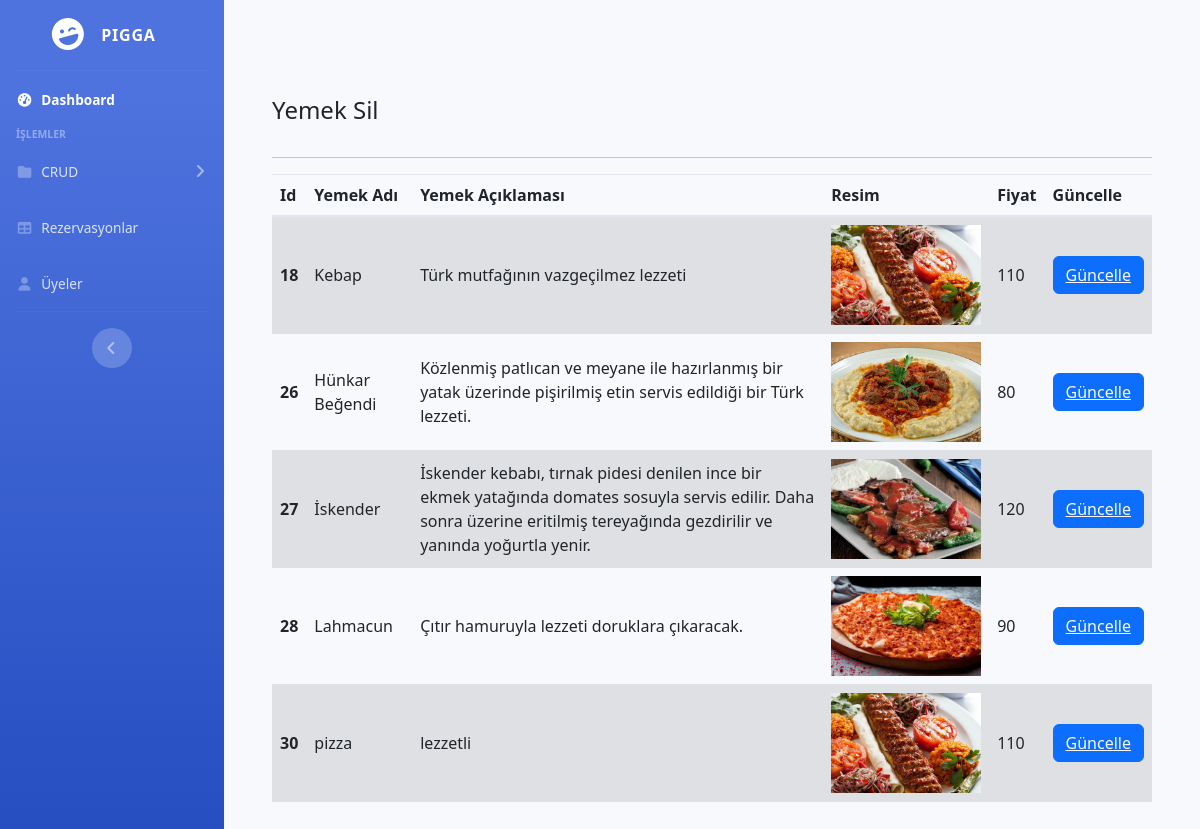
Page /pigga/admin/guncelle.php (signed in) on the committed database.
### tables this page shows
CREATE TABLE `yemekler` (
  `id` int(11) UNSIGNED NOT NULL,
  `yemekAdi` varchar(100) NOT NULL,
  `yemekAciklama` varchar(500) NOT NULL,
  `yemekFiyat` varchar(100) NOT NULL,
  `yemekFoto` varchar(500) NOT NULL
);

### pigga/admin/guncelle.php (the view, shortened to what this page needs)
<?php  include "../backup.php";
?>
<!DOCTYPE html>
<html lang="en">
<head>
    <link href="vendor/fontawesome-free/css/all.min.css" rel="stylesheet" type="text/css">
    <link href="css/sb-admin-2.min.css" rel="stylesheet">
    <link href="https://cdn.jsdelivr.net/npm/bootstrap@5.2.3/dist/css/bootstrap.min.css" rel="stylesheet">
    <link rel="stylesheet" href="https://cdnjs.cloudflare.com/ajax/libs/font-awesome/6.2.1/css/all.min.css" />
</head>
<body id="page-top">
<div id="wrapper">
    <ul class="navbar-nav bg-gradient-primary sidebar sidebar-dark accordion" id="accordionSidebar">
        <a class="sidebar-brand d-flex align-items-center justify-content-center" href="index.php">
            <div class="sidebar-brand-icon rotate-n-15">
                <i class="fas fa-laugh-wink"></i>
            </div>
            <div class="sidebar-brand-text mx-3">Pigga</div>
        </a>
        <hr class="sidebar-divider my-0">
        <li class="nav-item active">
            <a class="nav-link" href="index.php">
                <i class="fas fa-fw fa-tachometer-alt"></i>
                <span>Dashboard</span></a>
        </li>
        <div class="sidebar-heading">
            İşlemler
        </div>
        <li class="nav-item">
            <a class="nav-link collapsed" href="#" data-toggle="collapse" data-target="#collapsePages"
               aria-expanded="true" aria-controls="collapsePages">
                <i class="fas fa-fw fa-folder"></i>
                <span>CRUD</span>
            </a>
        </li>
        <li class="nav-item">
            <a class="nav-link" href="rezervasyon.php">
                <i class="fas fa-fw fa-table"></i>
                <span>Rezervasyonlar</span></a>
        </li>
        <li class="nav-item">
            <a class="nav-link" href="uyeler.php">
                <i class="fas fa-fw fa-user"></i>
                <span>Üyeler</span></a>
        </li>
        <hr class="sidebar-divider d-none d-md-block">
        <div class="text-center d-none d-md-inline">
            <button class="rounded-circle border-0" id="sidebarToggle"></button>
        </div>
    </ul>
    <div id="content-wrapper" class="d-flex flex-column">
        <div class="content my-5 p-lg-5">
            <label for="exampleInputEmail1"><h4>Yemek Sil</h4></label><hr>
            <form method="post" action="guncelleSecilen.php">
                <table class="table table-striped">
                    <thead>
                    <tr>
                        <th scope="col">Id</th>
                        <th scope="col">Yemek Adı</th>
                        <th scope="col">Yemek Açıklaması</th>
                        <th scope="col">Resim</th>
                        <th scope="col">Fiyat</th>
                        <th scope="col">Güncelle</th>
                    </tr>
                    </thead>
                    <tbody>
                    <?php
                    try {
                        $connect = new PDO("mysql:host=localhost;dbname=pigga;charset=UTF8", "root", "");
                    }catch (PDOException $error){
                        echo "Bağlantı Hatası! " . $error->getMessage();
                        die();
                    }
                    $sorgu = $connect->prepare("SELECT * FROM yemekler");
                    $sorgu->execute();
                    $Kayitlar = $sorgu->fetchAll(PDO::FETCH_ASSOC);
                    if ($sorgu->rowCount()>0){
                        foreach ($Kayitlar as $item){ ?>
                            <tr>
                                <th style="vertical-align: middle"><input type="hidden" name="id" value="<?php echo $item['id']?>"><?php echo $item['id']?></th>
                                <td style="vertical-align: middle"><?php echo $item['yemekAdi'] ?></td>
                                <td style="vertical-align: middle"><?php echo $item['yemekAciklama'] ?></td>
                                <td><img src="resim/<?php echo($item['yemekFoto']); ?>" width="150px" height="100px"></td>
                                <td style="vertical-align: middle"><?php echo $item['yemekFiyat'] ?></td>
                                <td style="vertical-align: middle"><button type="submit" class="btn btn-primary"><a href="guncelleSecilen.php?gelenId=<?php echo $item['id']; ?>" class="text-light">Güncelle</a></button></td>
                            </tr>
                            <?php
                        }
                    }
                    ?>
                    </tbody>
                </table>
            </form>
        </div>
    </div>
</div>
</body>
</html>

### rows in the picture
yemekler: id "18", yemekAdi "Kebap", yemekAciklama "Türk mutfağının vazgeçilmez lezzeti", yemekFoto (picture), yemekFiyat "110"
yemekler: id "26", yemekAdi "Hünkar Beğendi", yemekAciklama "Közlenmiş patlıcan ve meyane ile hazırlanmış bir yatak üzerinde pişirilmiş etin servis edildiği bir Türk lezzeti.", yemekFoto (picture), yemekFiyat "80"
yemekler: id "27", yemekAdi "İskender", yemekAciklama "İskender kebabı, tırnak pidesi denilen ince bir ekmek yatağında domates sosuyla servis edilir. Daha sonra üzerine eritilmiş tereyağında gezdirilir ve yanında yoğurtla yenir.", yemekFoto (picture), yemekFiyat "120"
yemekler: id "28", yemekAdi "Lahmacun", yemekAciklama "Çıtır hamuruyla lezzeti doruklara çıkaracak.", yemekFoto (picture), yemekFiyat "90"
yemekler: id "30", yemekAdi "pizza", yemekAciklama "lezzetli", yemekFoto (picture), yemekFiyat "110"
